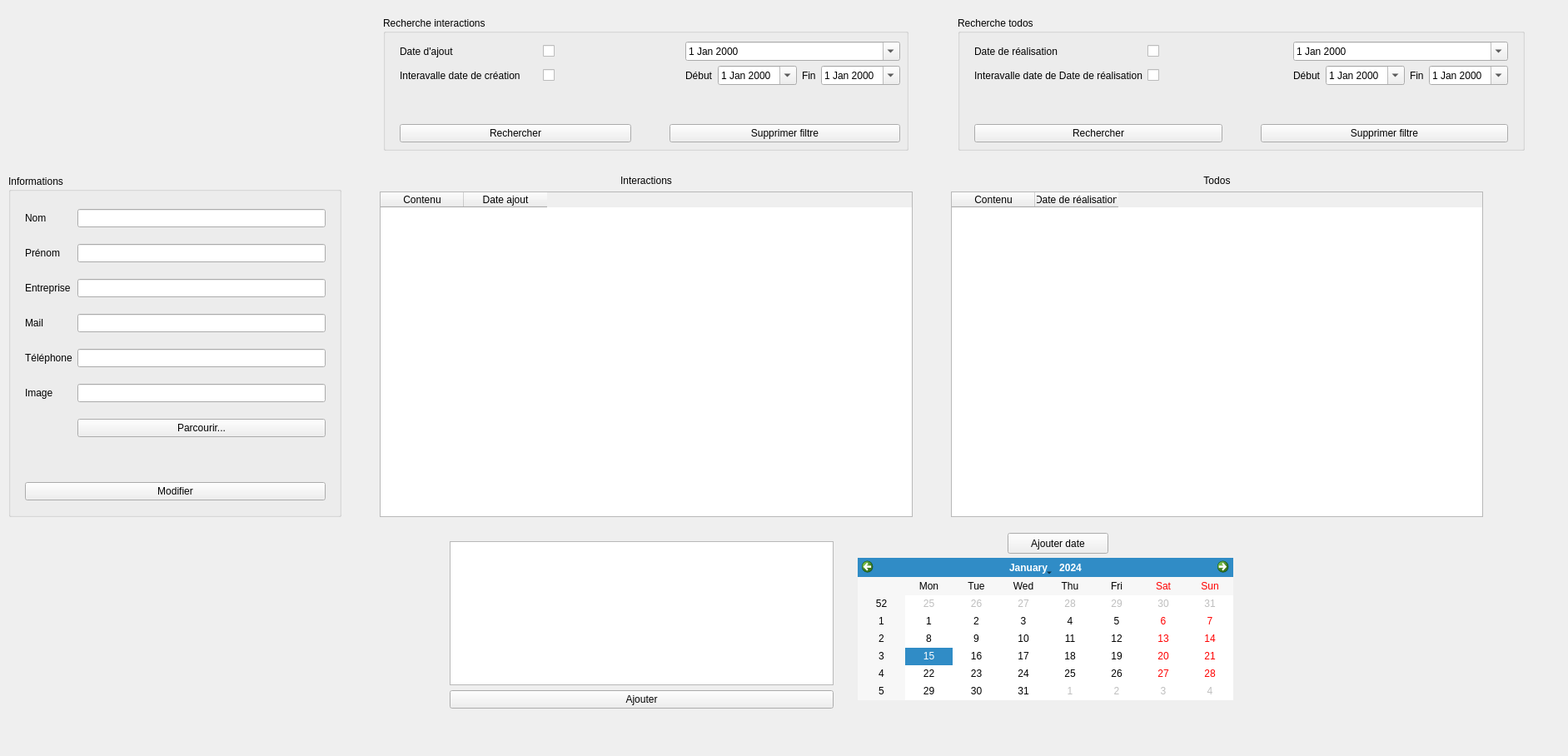
<?xml version="1.0" encoding="UTF-8"?>
<ui version="4.0">
 <class>EditContact</class>
 <widget class="QWidget" name="EditContact">
  <property name="geometry">
   <rect>
    <x>0</x>
    <y>0</y>
    <width>1883</width>
    <height>908</height>
   </rect>
  </property>
  <property name="windowTitle">
   <string>Form</string>
  </property>
  <widget class="QWidget" name="horizontalLayoutWidget">
   <property name="geometry">
    <rect>
     <x>10</x>
     <y>210</y>
     <width>1771</width>
     <height>411</height>
    </rect>
   </property>
   <layout class="QHBoxLayout" name="horizontalLayout">
    <item>
     <widget class="QGroupBox" name="groupBox">
      <property name="sizePolicy">
       <sizepolicy hsizetype="Fixed" vsizetype="Preferred">
        <horstretch>0</horstretch>
        <verstretch>0</verstretch>
       </sizepolicy>
      </property>
      <property name="minimumSize">
       <size>
        <width>400</width>
        <height>0</height>
       </size>
      </property>
      <property name="layoutDirection">
       <enum>Qt::LeftToRight</enum>
      </property>
      <property name="title">
       <string>Informations</string>
      </property>
      <widget class="QWidget" name="layoutWidget">
       <property name="geometry">
        <rect>
         <x>20</x>
         <y>30</y>
         <width>361</width>
         <height>371</height>
        </rect>
       </property>
       <layout class="QFormLayout" name="formLayout">
        <property name="sizeConstraint">
         <enum>QLayout::SetDefaultConstraint</enum>
        </property>
        <property name="fieldGrowthPolicy">
         <enum>QFormLayout::ExpandingFieldsGrow</enum>
        </property>
        <property name="rowWrapPolicy">
         <enum>QFormLayout::DontWrapRows</enum>
        </property>
        <property name="formAlignment">
         <set>Qt::AlignLeading|Qt::AlignLeft|Qt::AlignVCenter</set>
        </property>
        <property name="verticalSpacing">
         <number>20</number>
        </property>
        <item row="0" column="0">
         <widget class="QLabel" name="nomLabel">
          <property name="text">
           <string>Nom</string>
          </property>
         </widget>
        </item>
        <item row="0" column="1">
         <widget class="QLineEdit" name="nomLineEdit"/>
        </item>
        <item row="1" column="0">
         <widget class="QLabel" name="prenomLabel">
          <property name="text">
           <string>Prénom</string>
          </property>
         </widget>
        </item>
        <item row="1" column="1">
         <widget class="QLineEdit" name="prenomLineEdit"/>
        </item>
        <item row="2" column="0">
         <widget class="QLabel" name="entrepriseLabel">
          <property name="text">
           <string>Entreprise</string>
          </property>
         </widget>
        </item>
        <item row="2" column="1">
         <widget class="QLineEdit" name="entrepriseLineEdit"/>
        </item>
        <item row="3" column="0">
         <widget class="QLabel" name="mailLabel">
          <property name="text">
           <string>Mail</string>
          </property>
         </widget>
        </item>
        <item row="3" column="1">
         <widget class="QLineEdit" name="mailLineEdit"/>
        </item>
        <item row="4" column="0">
         <widget class="QLabel" name="telephoneLabel">
          <property name="text">
           <string>Téléphone</string>
          </property>
         </widget>
        </item>
        <item row="4" column="1">
         <widget class="QLineEdit" name="telephoneLineEdit">
          <property name="maxLength">
           <number>10</number>
          </property>
         </widget>
        </item>
        <item row="5" column="0">
         <widget class="QLabel" name="imageLabel">
          <property name="text">
           <string>Image</string>
          </property>
         </widget>
        </item>
        <item row="5" column="1">
         <widget class="QLineEdit" name="imageLineEdit">
          <property name="readOnly">
           <bool>true</bool>
          </property>
         </widget>
        </item>
        <item row="6" column="1">
         <widget class="QPushButton" name="imageButton">
          <property name="sizePolicy">
           <sizepolicy hsizetype="Expanding" vsizetype="Fixed">
            <horstretch>0</horstretch>
            <verstretch>0</verstretch>
           </sizepolicy>
          </property>
          <property name="text">
           <string>Parcourir...</string>
          </property>
         </widget>
        </item>
        <item row="7" column="0" colspan="2">
         <widget class="QLabel" name="erreurModifLabel">
          <property name="text">
           <string/>
          </property>
         </widget>
        </item>
        <item row="8" column="0" colspan="2">
         <widget class="QPushButton" name="modifierButton">
          <property name="text">
           <string>Modifier</string>
          </property>
         </widget>
        </item>
       </layout>
      </widget>
     </widget>
    </item>
    <item>
     <spacer name="horizontalSpacer">
      <property name="orientation">
       <enum>Qt::Horizontal</enum>
      </property>
      <property name="sizeType">
       <enum>QSizePolicy::Maximum</enum>
      </property>
      <property name="sizeHint" stdset="0">
       <size>
        <width>40</width>
        <height>20</height>
       </size>
      </property>
     </spacer>
    </item>
    <item>
     <layout class="QVBoxLayout" name="verticalLayout">
      <item>
       <widget class="QLabel" name="interactionsLabel">
        <property name="text">
         <string>Interactions</string>
        </property>
        <property name="alignment">
         <set>Qt::AlignCenter</set>
        </property>
       </widget>
      </item>
      <item>
       <widget class="QTableWidget" name="interactionsTableWidget">
        <property name="sizePolicy">
         <sizepolicy hsizetype="Preferred" vsizetype="Expanding">
          <horstretch>0</horstretch>
          <verstretch>0</verstretch>
         </sizepolicy>
        </property>
        <property name="editTriggers">
         <set>QAbstractItemView::NoEditTriggers</set>
        </property>
        <property name="selectionBehavior">
         <enum>QAbstractItemView::SelectRows</enum>
        </property>
        <attribute name="horizontalHeaderCascadingSectionResizes">
         <bool>false</bool>
        </attribute>
        <attribute name="verticalHeaderVisible">
         <bool>false</bool>
        </attribute>
        <column>
         <property name="text">
          <string>Contenu</string>
         </property>
        </column>
        <column>
         <property name="text">
          <string>Date ajout</string>
         </property>
        </column>
       </widget>
      </item>
     </layout>
    </item>
    <item>
     <spacer name="horizontalSpacer_2">
      <property name="orientation">
       <enum>Qt::Horizontal</enum>
      </property>
      <property name="sizeType">
       <enum>QSizePolicy::Maximum</enum>
      </property>
      <property name="sizeHint" stdset="0">
       <size>
        <width>40</width>
        <height>20</height>
       </size>
      </property>
     </spacer>
    </item>
    <item>
     <layout class="QVBoxLayout" name="verticalLayout_2">
      <item>
       <widget class="QLabel" name="todosLabel">
        <property name="text">
         <string>Todos</string>
        </property>
        <property name="alignment">
         <set>Qt::AlignCenter</set>
        </property>
       </widget>
      </item>
      <item>
       <widget class="QTableWidget" name="todosTableWidget">
        <property name="sizePolicy">
         <sizepolicy hsizetype="Preferred" vsizetype="Expanding">
          <horstretch>0</horstretch>
          <verstretch>0</verstretch>
         </sizepolicy>
        </property>
        <property name="editTriggers">
         <set>QAbstractItemView::NoEditTriggers</set>
        </property>
        <property name="selectionBehavior">
         <enum>QAbstractItemView::SelectRows</enum>
        </property>
        <attribute name="horizontalHeaderCascadingSectionResizes">
         <bool>false</bool>
        </attribute>
        <attribute name="verticalHeaderVisible">
         <bool>false</bool>
        </attribute>
        <column>
         <property name="text">
          <string>Contenu</string>
         </property>
        </column>
        <column>
         <property name="text">
          <string>Date de réalisation</string>
         </property>
        </column>
       </widget>
      </item>
     </layout>
    </item>
   </layout>
  </widget>
  <widget class="QWidget" name="verticalLayoutWidget_4">
   <property name="geometry">
    <rect>
     <x>540</x>
     <y>650</y>
     <width>461</width>
     <height>201</height>
    </rect>
   </property>
   <layout class="QVBoxLayout" name="verticalLayout_7">
    <item>
     <widget class="QTextEdit" name="ajoutInteractionEdit"/>
    </item>
    <item>
     <widget class="QPushButton" name="ajouterButton">
      <property name="sizePolicy">
       <sizepolicy hsizetype="Minimum" vsizetype="Fixed">
        <horstretch>0</horstretch>
        <verstretch>0</verstretch>
       </sizepolicy>
      </property>
      <property name="text">
       <string>Ajouter</string>
      </property>
     </widget>
    </item>
   </layout>
  </widget>
  <widget class="QCalendarWidget" name="calendarWidget">
   <property name="geometry">
    <rect>
     <x>1030</x>
     <y>670</y>
     <width>451</width>
     <height>171</height>
    </rect>
   </property>
  </widget>
  <widget class="QPushButton" name="dateButton">
   <property name="geometry">
    <rect>
     <x>1210</x>
     <y>640</y>
     <width>121</width>
     <height>25</height>
    </rect>
   </property>
   <property name="text">
    <string>Ajouter date</string>
   </property>
  </widget>
  <widget class="QLabel" name="erreurAjoutLabel">
   <property name="geometry">
    <rect>
     <x>540</x>
     <y>860</y>
     <width>461</width>
     <height>17</height>
    </rect>
   </property>
   <property name="text">
    <string/>
   </property>
  </widget>
  <widget class="QGroupBox" name="groupBox_2">
   <property name="geometry">
    <rect>
     <x>460</x>
     <y>20</y>
     <width>631</width>
     <height>161</height>
    </rect>
   </property>
   <property name="title">
    <string>Recherche interactions</string>
   </property>
   <widget class="QWidget" name="verticalLayoutWidget">
    <property name="geometry">
     <rect>
      <x>20</x>
      <y>30</y>
      <width>601</width>
      <height>121</height>
     </rect>
    </property>
    <layout class="QVBoxLayout" name="verticalLayout_3">
     <item>
      <layout class="QGridLayout" name="gridLayout_2">
       <item row="1" column="0">
        <widget class="QLabel" name="dIntervalleInterRechercheLabel">
         <property name="text">
          <string>Interavalle date de création</string>
         </property>
        </widget>
       </item>
       <item row="0" column="0">
        <widget class="QLabel" name="dAjoutLabel">
         <property name="text">
          <string>Date d'ajout</string>
         </property>
        </widget>
       </item>
       <item row="1" column="2">
        <layout class="QHBoxLayout" name="horizontalLayout_4">
         <item>
          <widget class="QLabel" name="labelDebutInter">
           <property name="text">
            <string>Début</string>
           </property>
          </widget>
         </item>
         <item>
          <widget class="QDateEdit" name="dDebutInteraction">
           <property name="calendarPopup">
            <bool>true</bool>
           </property>
          </widget>
         </item>
         <item>
          <widget class="QLabel" name="labelFinInter">
           <property name="text">
            <string>Fin</string>
           </property>
          </widget>
         </item>
         <item>
          <widget class="QDateEdit" name="dFinInteraction">
           <property name="calendarPopup">
            <bool>true</bool>
           </property>
          </widget>
         </item>
        </layout>
       </item>
       <item row="0" column="2">
        <widget class="QDateEdit" name="dateAjoutEdit">
         <property name="calendarPopup">
          <bool>true</bool>
         </property>
        </widget>
       </item>
       <item row="1" column="1">
        <widget class="QCheckBox" name="dIntervalleInterCheckBox">
         <property name="text">
          <string/>
         </property>
        </widget>
       </item>
       <item row="0" column="1">
        <widget class="QCheckBox" name="dAjoutCheckBox">
         <property name="text">
          <string/>
         </property>
        </widget>
       </item>
      </layout>
     </item>
     <item>
      <spacer name="verticalSpacer">
       <property name="orientation">
        <enum>Qt::Vertical</enum>
       </property>
       <property name="sizeHint" stdset="0">
        <size>
         <width>20</width>
         <height>40</height>
        </size>
       </property>
      </spacer>
     </item>
     <item>
      <layout class="QHBoxLayout" name="horizontalLayout_2">
       <item>
        <widget class="QPushButton" name="rechercheFiltreInterButton">
         <property name="text">
          <string>Rechercher</string>
         </property>
        </widget>
       </item>
       <item>
        <spacer name="horizontalSpacer_3">
         <property name="orientation">
          <enum>Qt::Horizontal</enum>
         </property>
         <property name="sizeType">
          <enum>QSizePolicy::Minimum</enum>
         </property>
         <property name="sizeHint" stdset="0">
          <size>
           <width>40</width>
           <height>20</height>
          </size>
         </property>
        </spacer>
       </item>
       <item>
        <widget class="QPushButton" name="suppressionFiltreInterButton">
         <property name="text">
          <string>Supprimer filtre</string>
         </property>
        </widget>
       </item>
      </layout>
     </item>
    </layout>
   </widget>
  </widget>
  <widget class="QLabel" name="erreurRechercheInter">
   <property name="geometry">
    <rect>
     <x>460</x>
     <y>180</y>
     <width>631</width>
     <height>20</height>
    </rect>
   </property>
   <property name="text">
    <string/>
   </property>
  </widget>
  <widget class="QLabel" name="erreurRechercheTodo">
   <property name="geometry">
    <rect>
     <x>1150</x>
     <y>180</y>
     <width>631</width>
     <height>20</height>
    </rect>
   </property>
   <property name="text">
    <string/>
   </property>
  </widget>
  <widget class="QGroupBox" name="groupBox_3">
   <property name="geometry">
    <rect>
     <x>1150</x>
     <y>20</y>
     <width>681</width>
     <height>161</height>
    </rect>
   </property>
   <property name="title">
    <string>Recherche todos</string>
   </property>
   <widget class="QWidget" name="verticalLayoutWidget_2">
    <property name="geometry">
     <rect>
      <x>20</x>
      <y>30</y>
      <width>641</width>
      <height>121</height>
     </rect>
    </property>
    <layout class="QVBoxLayout" name="verticalLayout_4">
     <item>
      <layout class="QGridLayout" name="gridLayout_4">
       <item row="0" column="0">
        <widget class="QLabel" name="dRealisationLabel">
         <property name="text">
          <string>Date de réalisation</string>
         </property>
        </widget>
       </item>
       <item row="0" column="1">
        <widget class="QCheckBox" name="dRealisationCheckBox">
         <property name="text">
          <string/>
         </property>
        </widget>
       </item>
       <item row="1" column="0">
        <widget class="QLabel" name="dIntervalleTodoRechercheLabel">
         <property name="text">
          <string>Interavalle date de Date de réalisation</string>
         </property>
        </widget>
       </item>
       <item row="0" column="2">
        <widget class="QDateEdit" name="dateRealisationEdit">
         <property name="calendarPopup">
          <bool>true</bool>
         </property>
        </widget>
       </item>
       <item row="1" column="1">
        <widget class="QCheckBox" name="dIntervalleTodoCheckBox">
         <property name="text">
          <string/>
         </property>
        </widget>
       </item>
       <item row="1" column="2">
        <layout class="QHBoxLayout" name="horizontalLayout_6">
         <item>
          <widget class="QLabel" name="labelDebutTodo">
           <property name="text">
            <string>Début</string>
           </property>
          </widget>
         </item>
         <item>
          <widget class="QDateEdit" name="dDebutTodo">
           <property name="calendarPopup">
            <bool>true</bool>
           </property>
          </widget>
         </item>
         <item>
          <widget class="QLabel" name="labelFinTodo">
           <property name="text">
            <string>Fin</string>
           </property>
          </widget>
         </item>
         <item>
          <widget class="QDateEdit" name="dFinTodo">
           <property name="calendarPopup">
            <bool>true</bool>
           </property>
          </widget>
         </item>
        </layout>
       </item>
      </layout>
     </item>
     <item>
      <spacer name="verticalSpacer_2">
       <property name="orientation">
        <enum>Qt::Vertical</enum>
       </property>
       <property name="sizeHint" stdset="0">
        <size>
         <width>20</width>
         <height>40</height>
        </size>
       </property>
      </spacer>
     </item>
     <item>
      <layout class="QHBoxLayout" name="horizontalLayout_3">
       <item>
        <widget class="QPushButton" name="rechercheFiltreTodoButton">
         <property name="text">
          <string>Rechercher</string>
         </property>
        </widget>
       </item>
       <item>
        <spacer name="horizontalSpacer_4">
         <property name="orientation">
          <enum>Qt::Horizontal</enum>
         </property>
         <property name="sizeType">
          <enum>QSizePolicy::Minimum</enum>
         </property>
         <property name="sizeHint" stdset="0">
          <size>
           <width>40</width>
           <height>20</height>
          </size>
         </property>
        </spacer>
       </item>
       <item>
        <widget class="QPushButton" name="suppressionFiltreTodoButton">
         <property name="text">
          <string>Supprimer filtre</string>
         </property>
        </widget>
       </item>
      </layout>
     </item>
    </layout>
   </widget>
  </widget>
 </widget>
 <resources/>
 <connections/>
</ui>
